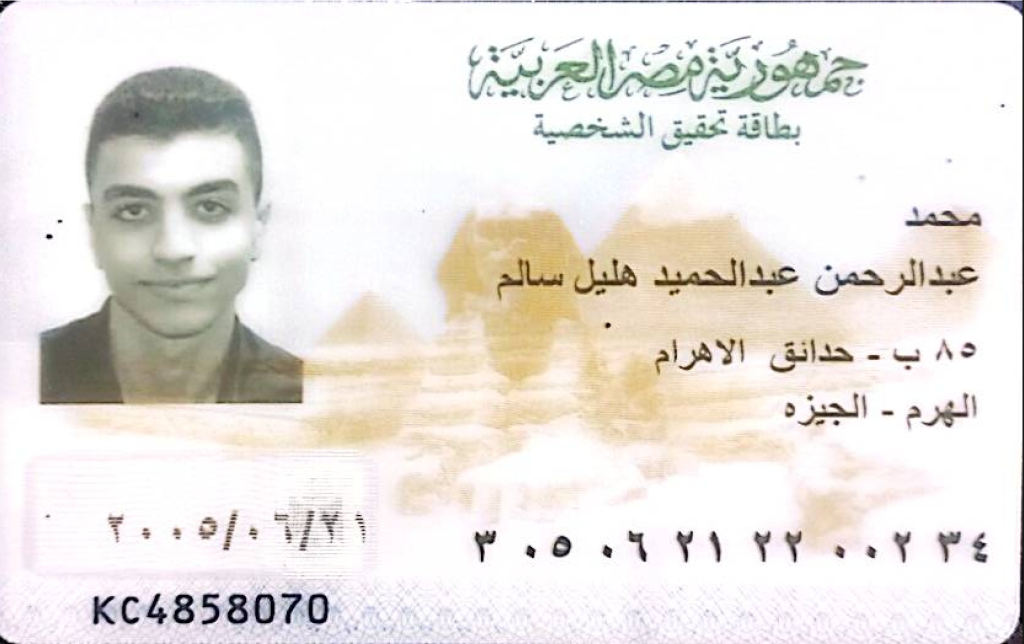
#> input picture app/test_docs/image.png, 2048 x 1288 px (shown at 1/2 size)
$ python -i ocr_service.py   (imports and definitions only)
#> lines starting #> are read from the running program, lines starting #| are printed output that depends on the picture
from __future__ import annotations

from importlib import import_module
from pathlib import Path
from threading import Lock
from typing import TYPE_CHECKING
import re

if TYPE_CHECKING:
    import numpy as np


_READER_LOCK: Lock = Lock()
_READER = None
_DIGIT_READER = None
_EASYOCR_MODULE = None
_EASYOCR_IMPORT_ERROR: Exception | None = None


# [60 lines left out: functions _load_easyocr, _get_reader, get_digit_reader, not called in this run]


def preprocess_for_ocr(image_path: str) -> "np.ndarray":

#> called with image_path = '../test_docs/image.png'
    cv2 = import_module("cv2")

    path = Path(image_path)

    if not path.exists():
        raise FileNotFoundError(
            f"Image file not found: {image_path}"
        )

    image = cv2.imread(str(path))
#> image is the input picture: shape (1288, 2048, 3); mean B, G, R 223.9, 228.6, 233.1

    if image is None:
        raise ValueError(
            f"Cannot decode image: {image_path}"
        )


    height, width = image.shape[:2]
#> height = 1288; width = 2048

    if width <= 0 or height <= 0:
        raise ValueError(
            "Invalid image dimensions"
        )


    if width < 1500:

        scale = 1500 / width

        image = cv2.resize(
            image,
            None,
            fx=scale,
            fy=scale,
            interpolation=cv2.INTER_CUBIC,
        )


    gray = cv2.cvtColor(
        image,
        cv2.COLOR_BGR2GRAY
    )
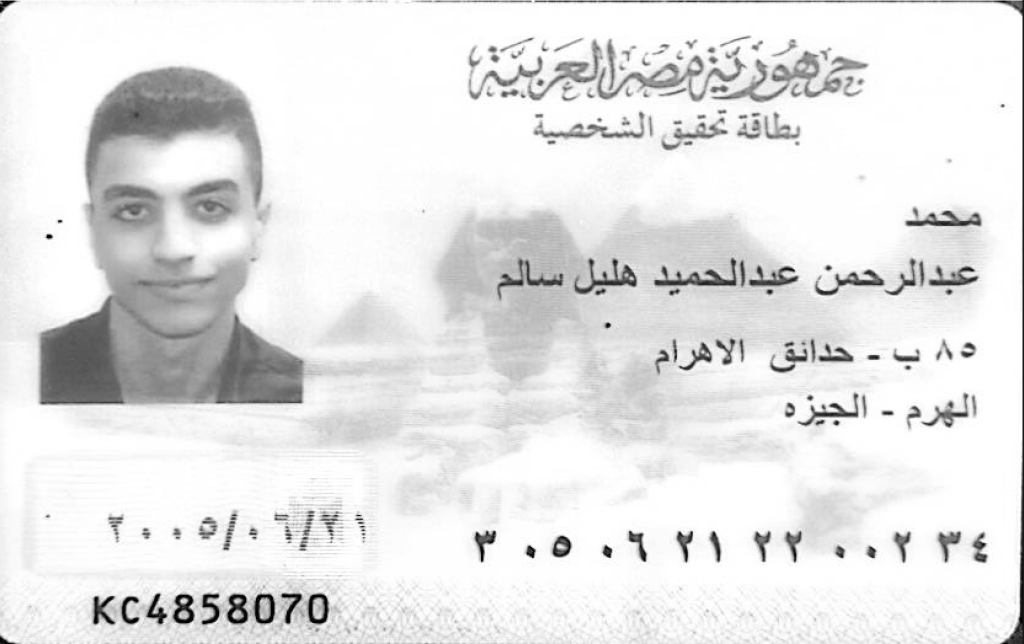
#> gray: shape (1288, 2048) (shown at 1/2 size); min 0, max 255, mean 229.4


    clahe = cv2.createCLAHE(
        clipLimit=2.0,
        tileGridSize=(8,8)
    )

    gray = clahe.apply(gray)
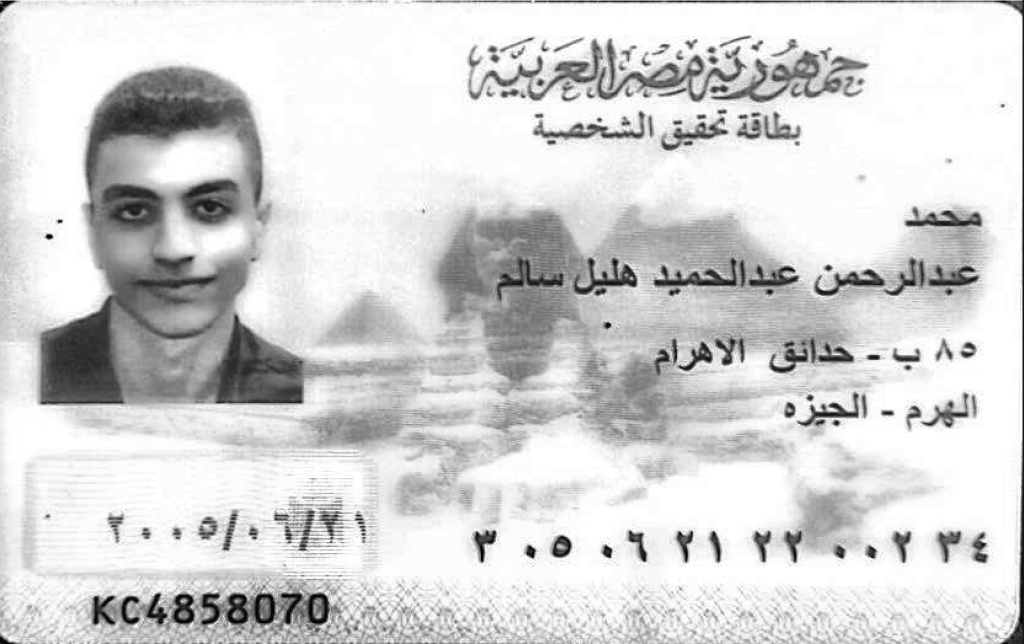
#> gray: shape (1288, 2048) (shown at 1/2 size); min 1, max 255, mean 212.5


    gray = cv2.fastNlMeansDenoising(
        gray,
        h=8
    )


    blur = cv2.GaussianBlur(
        gray,
        (0,0),
        3
    )

    gray = cv2.addWeighted(
        gray,
        1.4,
        blur,
        -0.4,
        0
    )


    return gray


# [334 lines left out: functions _bbox_y_top, _bbox_x_left, _bbox_height, _is_arabic, _sort_into_lines, normalize_text and 5 more, not called in this run]


__all__ = [
    "preprocess_for_ocr",
    "run_arabic_ocr",
    "extract_national_id",
    "detect_id_card",
    "crop_national_number_region",
    "extract_national_id_from_image",
]

>>> result = preprocess_for_ocr('../test_docs/image.png')
